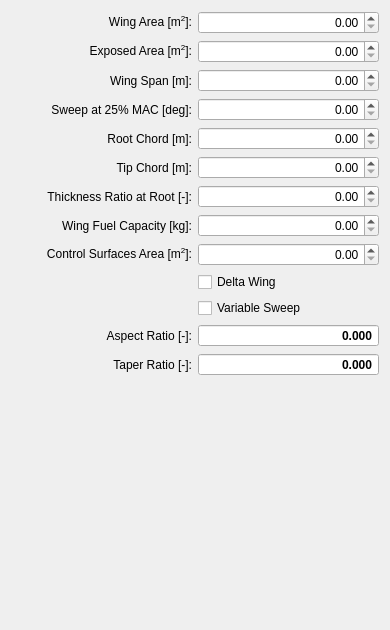
          <widget class="QWidget" name="scrollAreaWidgetContents_3">
           <property name="geometry">
            <rect>
             <x>0</x>
             <y>0</y>
             <width>390</width>
             <height>630</height>
            </rect>
           </property>
           <layout class="QGridLayout" name="gridLayout_2">
            <item row="11" column="1">
             <widget class="QDoubleSpinBox" name="spinBoxWingAR">
              <property name="font">
               <font>
                <weight>75</weight>
                <bold>true</bold>
               </font>
              </property>
              <property name="focusPolicy">
               <enum>Qt::NoFocus</enum>
              </property>
              <property name="alignment">
               <set>Qt::AlignRight|Qt::AlignTrailing|Qt::AlignVCenter</set>
              </property>
              <property name="readOnly">
               <bool>true</bool>
              </property>
              <property name="buttonSymbols">
               <enum>QAbstractSpinBox::NoButtons</enum>
              </property>
              <property name="decimals">
               <number>3</number>
              </property>
             </widget>
            </item>
            <item row="9" column="1">
             <widget class="QCheckBox" name="checkBoxWingDelta">
              <property name="text">
               <string>Delta Wing</string>
              </property>
             </widget>
            </item>
            <item row="2" column="1">
             <widget class="QDoubleSpinBox" name="spinBoxWingSpan">
              <property name="toolTip">
               <string>wing span</string>
              </property>
              <property name="alignment">
               <set>Qt::AlignRight|Qt::AlignTrailing|Qt::AlignVCenter</set>
              </property>
              <property name="decimals">
               <number>2</number>
              </property>
             </widget>
            </item>
            <item row="2" column="0">
             <widget class="QLabel" name="labelWingSpan">
              <property name="toolTip">
               <string>wing span</string>
              </property>
              <property name="text">
               <string>Wing Span [m]:</string>
              </property>
              <property name="alignment">
               <set>Qt::AlignRight|Qt::AlignTrailing|Qt::AlignVCenter</set>
              </property>
              <property name="buddy">
               <cstring>spinBoxWingSpan</cstring>
              </property>
             </widget>
            </item>
            <item row="6" column="1">
             <widget class="QDoubleSpinBox" name="spinBoxWingTC">
              <property name="toolTip">
               <string>wing thickness ratio at root</string>
              </property>
              <property name="alignment">
               <set>Qt::AlignRight|Qt::AlignTrailing|Qt::AlignVCenter</set>
              </property>
              <property name="decimals">
               <number>2</number>
              </property>
              <property name="maximum">
               <double>1.000000000000000</double>
              </property>
             </widget>
            </item>
            <item row="8" column="1">
             <widget class="QDoubleSpinBox" name="spinBoxCtrlArea">
              <property name="toolTip">
               <string>Wing mounted control surface area</string>
              </property>
              <property name="alignment">
               <set>Qt::AlignRight|Qt::AlignTrailing|Qt::AlignVCenter</set>
              </property>
              <property name="decimals">
               <number>2</number>
              </property>
              <property name="maximum">
               <double>9999.989999999999782</double>
              </property>
             </widget>
            </item>
            <item row="0" column="0">
             <widget class="QLabel" name="labelWingArea">
              <property name="toolTip">
               <string>wing area</string>
              </property>
              <property name="text">
               <string>&lt;html&gt;&lt;head/&gt;&lt;body&gt;&lt;p&gt;Wing Area [m&lt;span style=&quot; vertical-align:super;&quot;&gt;2&lt;/span&gt;]:&lt;/p&gt;&lt;/body&gt;&lt;/html&gt;</string>
              </property>
              <property name="alignment">
               <set>Qt::AlignRight|Qt::AlignTrailing|Qt::AlignVCenter</set>
              </property>
              <property name="buddy">
               <cstring>spinBoxWingArea</cstring>
              </property>
             </widget>
            </item>
            <item row="13" column="1">
             <spacer name="verticalSpacerWing">
              <property name="orientation">
               <enum>Qt::Vertical</enum>
              </property>
              <property name="sizeHint" stdset="0">
               <size>
                <width>20</width>
                <height>248</height>
               </size>
              </property>
             </spacer>
            </item>
            <item row="3" column="0">
             <widget class="QLabel" name="labelWingSweep">
              <property name="toolTip">
               <string>wing span at 25% MAC</string>
              </property>
              <property name="text">
               <string>Sweep at 25% MAC [deg]:</string>
              </property>
              <property name="alignment">
               <set>Qt::AlignRight|Qt::AlignTrailing|Qt::AlignVCenter</set>
              </property>
              <property name="buddy">
               <cstring>spinBoxWingSweep</cstring>
              </property>
             </widget>
            </item>
            <item row="5" column="1">
             <widget class="QDoubleSpinBox" name="spinBoxWingCTip">
              <property name="toolTip">
               <string>wing tip chord</string>
              </property>
              <property name="alignment">
               <set>Qt::AlignRight|Qt::AlignTrailing|Qt::AlignVCenter</set>
              </property>
              <property name="decimals">
               <number>2</number>
              </property>
              <property name="maximum">
               <double>999.990000000000009</double>
              </property>
             </widget>
            </item>
            <item row="12" column="1">
             <widget class="QDoubleSpinBox" name="spinBoxWingTR">
              <property name="font">
               <font>
                <weight>75</weight>
                <bold>true</bold>
               </font>
              </property>
              <property name="focusPolicy">
               <enum>Qt::NoFocus</enum>
              </property>
              <property name="alignment">
               <set>Qt::AlignRight|Qt::AlignTrailing|Qt::AlignVCenter</set>
              </property>
              <property name="readOnly">
               <bool>true</bool>
              </property>
              <property name="buttonSymbols">
               <enum>QAbstractSpinBox::NoButtons</enum>
              </property>
              <property name="decimals">
               <number>3</number>
              </property>
             </widget>
            </item>
            <item row="7" column="0">
             <widget class="QLabel" name="labelWingFuel">
              <property name="toolTip">
               <string>wing fuel capacity</string>
              </property>
              <property name="text">
               <string>Wing Fuel Capacity [kg]:</string>
              </property>
              <property name="alignment">
               <set>Qt::AlignRight|Qt::AlignTrailing|Qt::AlignVCenter</set>
              </property>
              <property name="buddy">
               <cstring>spinBoxWingFuel</cstring>
              </property>
             </widget>
            </item>
            <item row="12" column="0">
             <widget class="QLabel" name="labelWingTR">
              <property name="text">
               <string>Taper Ratio [-]:</string>
              </property>
              <property name="alignment">
               <set>Qt::AlignRight|Qt::AlignTrailing|Qt::AlignVCenter</set>
              </property>
              <property name="buddy">
               <cstring>spinBoxWingTR</cstring>
              </property>
             </widget>
            </item>
            <item row="7" column="1">
             <widget class="QDoubleSpinBox" name="spinBoxWingFuel">
              <property name="toolTip">
               <string>wing fuel capacity</string>
              </property>
              <property name="alignment">
               <set>Qt::AlignRight|Qt::AlignTrailing|Qt::AlignVCenter</set>
              </property>
              <property name="decimals">
               <number>2</number>
              </property>
              <property name="maximum">
               <double>999999.000000000000000</double>
              </property>
             </widget>
            </item>
            <item row="4" column="1">
             <widget class="QDoubleSpinBox" name="spinBoxWingCRoot">
              <property name="toolTip">
               <string>wing root chord</string>
              </property>
              <property name="alignment">
               <set>Qt::AlignRight|Qt::AlignTrailing|Qt::AlignVCenter</set>
              </property>
              <property name="decimals">
               <number>2</number>
              </property>
              <property name="maximum">
               <double>999.990000000000009</double>
              </property>
             </widget>
            </item>
            <item row="10" column="1">
             <widget class="QCheckBox" name="checkBoxWingVarSweep">
              <property name="text">
               <string>Variable Sweep</string>
              </property>
             </widget>
            </item>
            <item row="8" column="0">
             <widget class="QLabel" name="labelCtrlArea">
              <property name="toolTip">
               <string>Wing mounted control surface area</string>
              </property>
              <property name="text">
               <string>&lt;html&gt;&lt;head/&gt;&lt;body&gt;&lt;p&gt;Control Surfaces Area [m&lt;span style=&quot; vertical-align:super;&quot;&gt;2&lt;/span&gt;]:&lt;/p&gt;&lt;/body&gt;&lt;/html&gt;</string>
              </property>
              <property name="alignment">
               <set>Qt::AlignRight|Qt::AlignTrailing|Qt::AlignVCenter</set>
              </property>
              <property name="buddy">
               <cstring>spinBoxCtrlArea</cstring>
              </property>
             </widget>
            </item>
            <item row="6" column="0">
             <widget class="QLabel" name="labelWingTC">
              <property name="toolTip">
               <string>wing thickness ratio at root</string>
              </property>
              <property name="text">
               <string>Thickness Ratio at Root [-]:</string>
              </property>
              <property name="alignment">
               <set>Qt::AlignRight|Qt::AlignTrailing|Qt::AlignVCenter</set>
              </property>
              <property name="buddy">
               <cstring>spinBoxWingTC</cstring>
              </property>
             </widget>
            </item>
            <item row="5" column="0">
             <widget class="QLabel" name="labelWingCTip">
              <property name="toolTip">
               <string>wing tip chord</string>
              </property>
              <property name="text">
               <string>Tip Chord [m]:</string>
              </property>
              <property name="alignment">
               <set>Qt::AlignRight|Qt::AlignTrailing|Qt::AlignVCenter</set>
              </property>
              <property name="buddy">
               <cstring>spinBoxWingCTip</cstring>
              </property>
             </widget>
            </item>
            <item row="3" column="1">
             <widget class="QDoubleSpinBox" name="spinBoxWingSweep">
              <property name="toolTip">
               <string>wing span at 25% MAC</string>
              </property>
              <property name="alignment">
               <set>Qt::AlignRight|Qt::AlignTrailing|Qt::AlignVCenter</set>
              </property>
              <property name="decimals">
               <number>2</number>
              </property>
              <property name="maximum">
               <double>90.000000000000000</double>
              </property>
             </widget>
            </item>
            <item row="4" column="0">
             <widget class="QLabel" name="labelWingCRoot">
              <property name="toolTip">
               <string>wing root chord</string>
              </property>
              <property name="text">
               <string>Root Chord [m]:</string>
              </property>
              <property name="alignment">
               <set>Qt::AlignRight|Qt::AlignTrailing|Qt::AlignVCenter</set>
              </property>
              <property name="buddy">
               <cstring>spinBoxWingCRoot</cstring>
              </property>
             </widget>
            </item>
            <item row="0" column="1">
             <widget class="QDoubleSpinBox" name="spinBoxWingArea">
              <property name="toolTip">
               <string>wing area</string>
              </property>
              <property name="alignment">
               <set>Qt::AlignRight|Qt::AlignTrailing|Qt::AlignVCenter</set>
              </property>
              <property name="decimals">
               <number>2</number>
              </property>
              <property name="maximum">
               <double>9999.989999999999782</double>
              </property>
             </widget>
            </item>
            <item row="11" column="0">
             <widget class="QLabel" name="labelWingAR">
              <property name="text">
               <string>Aspect Ratio [-]:</string>
              </property>
              <property name="alignment">
               <set>Qt::AlignRight|Qt::AlignTrailing|Qt::AlignVCenter</set>
              </property>
              <property name="buddy">
               <cstring>spinBoxWingAR</cstring>
              </property>
             </widget>
            </item>
            <item row="1" column="1">
             <widget class="QDoubleSpinBox" name="spinBoxWingAreaExp">
              <property name="toolTip">
               <string>wing exposed planform area (without the part of the wing buried in the fuselage)</string>
              </property>
              <property name="alignment">
               <set>Qt::AlignRight|Qt::AlignTrailing|Qt::AlignVCenter</set>
              </property>
              <property name="decimals">
               <number>2</number>
              </property>
              <property name="maximum">
               <double>9999.989999999999782</double>
              </property>
             </widget>
            </item>
            <item row="1" column="0">
             <widget class="QLabel" name="labelWingAreaExp">
              <property name="toolTip">
               <string>wing exposed planform area (without the part of the wing buried in the fuselage)</string>
              </property>
              <property name="text">
               <string>&lt;html&gt;&lt;head/&gt;&lt;body&gt;&lt;p&gt;Exposed Area [m&lt;span style=&quot; vertical-align:super;&quot;&gt;2&lt;/span&gt;]:&lt;/p&gt;&lt;/body&gt;&lt;/html&gt;</string>
              </property>
              <property name="alignment">
               <set>Qt::AlignRight|Qt::AlignTrailing|Qt::AlignVCenter</set>
              </property>
              <property name="buddy">
               <cstring>spinBoxWingAreaExp</cstring>
              </property>
             </widget>
            </item>
           </layout>
          </widget>
